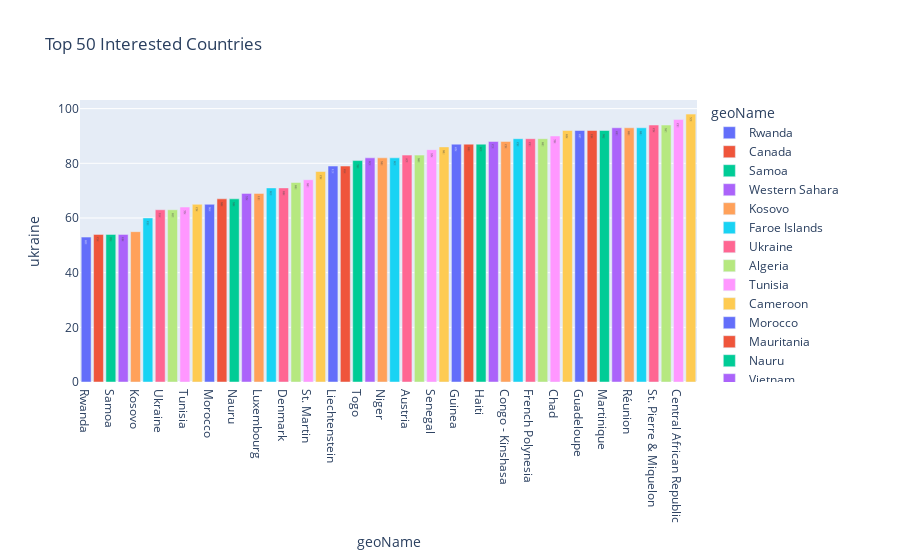

The notebook cell saved with this chart:
### Code cell
fig = px.bar(df.sort_values(['ukraine'])[-50:], 
             color='geoName', 
             x='geoName', 
             y='ukraine', 
             title='Top 50 Interested Countries', 
             text='flag')
fig.show()

### Figure 1 — Plotly figure (JSON) as saved in the notebook; plotly's stock layout.template omitted (floating-point values rounded to 4 significant figures)
{"data": [{"alignmentgroup": "True", "hovertemplate": "geoName=%{x}<br>ukraine=%{y}<br>flag=%{text}<extra></extra>", "legendgroup": "Rwanda", "marker": {"color": "#636efa", "pattern": {"shape": ""}}, "name": "Rwanda", "offsetgroup": "Rwanda", "orientation": "v", "showlegend": true, "text": ["🇷🇼"], "textposition": "auto", "type": "bar", "x": ["Rwanda"], "xaxis": "x", "y": [53], "yaxis": "y"}, {"alignmentgroup": "True", "hovertemplate": "geoName=%{x}<br>ukraine=%{y}<br>flag=%{text}<extra></extra>", "legendgroup": "Canada", "marker": {"color": "#EF553B", "pattern": {"shape": ""}}, "name": "Canada", "offsetgroup": "Canada", "orientation": "v", "showlegend": true, "text": ["🇨🇦"], "textposition": "auto", "type": "bar", "x": ["Canada"], "xaxis": "x", "y": [54], "yaxis": "y"}, {"alignmentgroup": "True", "hovertemplate": "geoName=%{x}<br>ukraine=%{y}<br>flag=%{text}<extra></extra>", "legendgroup": "Samoa", "marker": {"color": "#00cc96", "pattern": {"shape": ""}}, "name": "Samoa", "offsetgroup": "Samoa", "orientation": "v", "showlegend": true, "text": ["🇼🇸"], "textposition": "auto", "type": "bar", "x": ["Samoa"], "xaxis": "x", "y": [54], "yaxis": "y"}, {"alignmentgroup": "True", "hovertemplate": "geoName=%{x}<br>ukraine=%{y}<br>flag=%{text}<extra></extra>", "legendgroup": "Western Sahara", "marker": {"color": "#ab63fa", "pattern": {"shape": ""}}, "name": "Western Sahara", "offsetgroup": "Western Sahara", "orientation": "v", "showlegend": true, "text": ["🇪🇭"], "textposition": "auto", "type": "bar", "x": ["Western Sahara"], "xaxis": "x", "y": [54], "yaxis": "y"}, {"alignmentgroup": "True", "hovertemplate": "geoName=%{x}<br>ukraine=%{y}<br>flag=%{text}<extra></extra>", "legendgroup": "Kosovo", "marker": {"color": "#FFA15A", "pattern": {"shape": ""}}, "name": "Kosovo", "offsetgroup": "Kosovo", "orientation": "v", "showlegend": true, "text": [null], "textposition": "auto", "type": "bar", "x": ["Kosovo"], "xaxis": "x", "y": [55], "yaxis": "y"}, {"alignmentgroup": "True", "hovertemplate": "geoName=%{x}<br>ukraine=%{y}<br>flag=%{text}<extra></extra>", "legendgroup": "Faroe Islands", "marker": {"color": "#19d3f3", "pattern": {"shape": ""}}, "name": "Faroe Islands", "offsetgroup": "Faroe Islands", "orientation": "v", "showlegend": true, "text": ["🇫🇴"], "textposition": "auto", "type": "bar", "x": ["Faroe Islands"], "xaxis": "x", "y": [60], "yaxis": "y"}, {"alignmentgroup": "True", "hovertemplate": "geoName=%{x}<br>ukraine=%{y}<br>flag=%{text}<extra></extra>", "legendgroup": "Ukraine", "marker": {"color": "#FF6692", "pattern": {"shape": ""}}, "name": "Ukraine", "offsetgroup": "Ukraine", "orientation": "v", "showlegend": true, "text": ["🇺🇦"], "textposition": "auto", "type": "bar", "x": ["Ukraine"], "xaxis": "x", "y": [63], "yaxis": "y"}, {"alignmentgroup": "True", "hovertemplate": "geoName=%{x}<br>ukraine=%{y}<br>flag=%{text}<extra></extra>", "legendgroup": "Algeria", "marker": {"color": "#B6E880", "pattern": {"shape": ""}}, "name": "Algeria", "offsetgroup": "Algeria", "orientation": "v", "showlegend": true, "text": ["🇩🇿"], "textposition": "auto", "type": "bar", "x": ["Algeria"], "xaxis": "x", "y": [63], "yaxis": "y"}, {"alignmentgroup": "True", "hovertemplate": "geoName=%{x}<br>ukraine=%{y}<br>flag=%{text}<extra></extra>", "legendgroup": "Tunisia", "marker": {"color": "#FF97FF", "pattern": {"shape": ""}}, "name": "Tunisia", "offsetgroup": "Tunisia", "orientation": "v", "showlegend": true, "text": ["🇹🇳"], "textposition": "auto", "type": "bar", "x": ["Tunisia"], "xaxis": "x", "y": [64], "yaxis": "y"}, {"alignmentgroup": "True", "hovertemplate": "geoName=%{x}<br>ukraine=%{y}<br>flag=%{text}<extra></extra>", "legendgroup": "Cameroon", "marker": {"color": "#FECB52", "pattern": {"shape": ""}}, "name": "Cameroon", "offsetgroup": "Cameroon", "orientation": "v", "showlegend": true, "text": ["🇨🇲"], "textposition": "auto", "type": "bar", "x": ["Cameroon"], "xaxis": "x", "y": [65], "yaxis": "y"}, {"alignmentgroup": "True", "hovertemplate": "geoName=%{x}<br>ukraine=%{y}<br>flag=%{text}<extra></extra>", "legendgroup": "Morocco", "marker": {"color": "#636efa", "pattern": {"shape": ""}}, "name": "Morocco", "offsetgroup": "Morocco", "orientation": "v", "showlegend": true, "text": ["🇲🇦"], "textposition": "auto", "type": "bar", "x": ["Morocco"], "xaxis": "x", "y": [65], "yaxis": "y"}, {"alignmentgroup": "True", "hovertemplate": "geoName=%{x}<br>ukraine=%{y}<br>flag=%{text}<extra></extra>", "legendgroup": "Mauritania", "marker": {"color": "#EF553B", "pattern": {"shape": ""}}, "name": "Mauritania", "offsetgroup": "Mauritania", "orientation": "v", "showlegend": true, "text": ["🇲🇷"], "textposition": "auto", "type": "bar", "x": ["Mauritania"], "xaxis": "x", "y": [67], "yaxis": "y"}, {"alignmentgroup": "True", "hovertemplate": "geoName=%{x}<br>ukraine=%{y}<br>flag=%{text}<extra></extra>", "legendgroup": "Nauru", "marker": {"color": "#00cc96", "pattern": {"shape": ""}}, "name": "Nauru", "offsetgroup": "Nauru", "orientation": "v", "showlegend": true, "text": ["🇳🇷"], "textposition": "auto", "type": "bar", "x": ["Nauru"], "xaxis": "x", "y": [67], "yaxis": "y"}, {"alignmentgroup": "True", "hovertemplate": "geoName=%{x}<br>ukraine=%{y}<br>flag=%{text}<extra></extra>", "legendgroup": "Vietnam", "marker": {"color": "#ab63fa", "pattern": {"shape": ""}}, "name": "Vietnam", "offsetgroup": "Vietnam", "orientation": "v", "showlegend": true, "text": ["🇻🇳"], "textposition": "auto", "type": "bar", "x": ["Vietnam"], "xaxis": "x", "y": [69], "yaxis": "y"}, {"alignmentgroup": "True", "hovertemplate": "geoName=%{x}<br>ukraine=%{y}<br>flag=%{text}<extra></extra>", "legendgroup": "Luxembourg", "marker": {"color": "#FFA15A", "pattern": {"shape": ""}}, "name": "Luxembourg", "offsetgroup": "Luxembourg", "orientation": "v", "showlegend": true, "text": ["🇱🇺"], "textposition": "auto", "type": "bar", "x": ["Luxembourg"], "xaxis": "x", "y": [69], "yaxis": "y"}, {"alignmentgroup": "True", "hovertemplate": "geoName=%{x}<br>ukraine=%{y}<br>flag=%{text}<extra></extra>", "legendgroup": "Djibouti", "marker": {"color": "#19d3f3", "pattern": {"shape": ""}}, "name": "Djibouti", "offsetgroup": "Djibouti", "orientation": "v", "showlegend": true, "text": ["🇩🇯"], "textposition": "auto", "type": "bar", "x": ["Djibouti"], "xaxis": "x", "y": [71], "yaxis": "y"}, {"alignmentgroup": "True", "hovertemplate": "geoName=%{x}<br>ukraine=%{y}<br>flag=%{text}<extra></extra>", "legendgroup": "Denmark", "marker": {"color": "#FF6692", "pattern": {"shape": ""}}, "name": "Denmark", "offsetgroup": "Denmark", "orientation": "v", "showlegend": true, "text": ["🇩🇰"], "textposition": "auto", "type": "bar", "x": ["Denmark"], "xaxis": "x", "y": [71], "yaxis": "y"}, {"alignmentgroup": "True", "hovertemplate": "geoName=%{x}<br>ukraine=%{y}<br>flag=%{text}<extra></extra>", "legendgroup": "Belgium", "marker": {"color": "#B6E880", "pattern": {"shape": ""}}, "name": "Belgium", "offsetgroup": "Belgium", "orientation": "v", "showlegend": true, "text": ["🇧🇪"], "textposition": "auto", "type": "bar", "x": ["Belgium"], "xaxis": "x", "y": [73], "yaxis": "y"}, {"alignmentgroup": "True", "hovertemplate": "geoName=%{x}<br>ukraine=%{y}<br>flag=%{text}<extra></extra>", "legendgroup": "St. Martin", "marker": {"color": "#FF97FF", "pattern": {"shape": ""}}, "name": "St. Martin", "offsetgroup": "St. Martin", "orientation": "v", "showlegend": true, "text": ["🇲🇫"], "textposition": "auto", "type": "bar", "x": ["St. Martin"], "xaxis": "x", "y": [74], "yaxis": "y"}, {"alignmentgroup": "True", "hovertemplate": "geoName=%{x}<br>ukraine=%{y}<br>flag=%{text}<extra></extra>", "legendgroup": "Switzerland", "marker": {"color": "#FECB52", "pattern": {"shape": ""}}, "name": "Switzerland", "offsetgroup": "Switzerland", "orientation": "v", "showlegend": true, "text": ["🇨🇭"], "textposition": "auto", "type": "bar", "x": ["Switzerland"], "xaxis": "x", "y": [77], "yaxis": "y"}, {"alignmentgroup": "True", "hovertemplate": "geoName=%{x}<br>ukraine=%{y}<br>flag=%{text}<extra></extra>", "legendgroup": "Liechtenstein", "marker": {"color": "#636efa", "pattern": {"shape": ""}}, "name": "Liechtenstein", "offsetgroup": "Liechtenstein", "orientation": "v", "showlegend": true, "text": ["🇱🇮"], "textposition": "auto", "type": "bar", "x": ["Liechtenstein"], "xaxis": "x", "y": [79], "yaxis": "y"}, {"alignmentgroup": "True", "hovertemplate": "geoName=%{x}<br>ukraine=%{y}<br>flag=%{text}<extra></extra>", "legendgroup": "Gabon", "marker": {"color": "#EF553B", "pattern": {"shape": ""}}, "name": "Gabon", "offsetgroup": "Gabon", "orientation": "v", "showlegend": true, "text": ["🇬🇦"], "textposition": "auto", "type": "bar", "x": ["Gabon"], "xaxis": "x", "y": [79], "yaxis": "y"}, {"alignmentgroup": "True", "hovertemplate": "geoName=%{x}<br>ukraine=%{y}<br>flag=%{text}<extra></extra>", "legendgroup": "Togo", "marker": {"color": "#00cc96", "pattern": {"shape": ""}}, "name": "Togo", "offsetgroup": "Togo", "orientation": "v", "showlegend": true, "text": ["🇹🇬"], "textposition": "auto", "type": "bar", "x": ["Togo"], "xaxis": "x", "y": [81], "yaxis": "y"}, {"alignmentgroup": "True", "hovertemplate": "geoName=%{x}<br>ukraine=%{y}<br>flag=%{text}<extra></extra>", "legendgroup": "Burundi", "marker": {"color": "#ab63fa", "pattern": {"shape": ""}}, "name": "Burundi", "offsetgroup": "Burundi", "orientation": "v", "showlegend": true, "text": ["🇧🇮"], "textposition": "auto", "type": "bar", "x": ["Burundi"], "xaxis": "x", "y": [82], "yaxis": "y"}, {"alignmentgroup": "True", "hovertemplate": "geoName=%{x}<br>ukraine=%{y}<br>flag=%{text}<extra></extra>", "legendgroup": "Niger", "marker": {"color": "#FFA15A", "pattern": {"shape": ""}}, "name": "Niger", "offsetgroup": "Niger", "orientation": "v", "showlegend": true, "text": ["🇳🇪"], "textposition": "auto", "type": "bar", "x": ["Niger"], "xaxis": "x", "y": [82], "yaxis": "y"}, {"alignmentgroup": "True", "hovertemplate": "geoName=%{x}<br>ukraine=%{y}<br>flag=%{text}<extra></extra>", "legendgroup": "Benin", "marker": {"color": "#19d3f3", "pattern": {"shape": ""}}, "name": "Benin", "offsetgroup": "Benin", "orientation": "v", "showlegend": true, "text": ["🇧🇯"], "textposition": "auto", "type": "bar", "x": ["Benin"], "xaxis": "x", "y": [82], "yaxis": "y"}, {"alignmentgroup": "True", "hovertemplate": "geoName=%{x}<br>ukraine=%{y}<br>flag=%{text}<extra></extra>", "legendgroup": "Austria", "marker": {"color": "#FF6692", "pattern": {"shape": ""}}, "name": "Austria", "offsetgroup": "Austria", "orientation": "v", "showlegend": true, "text": ["🇦🇹"], "textposition": "auto", "type": "bar", "x": ["Austria"], "xaxis": "x", "y": [83], "yaxis": "y"}, {"alignmentgroup": "True", "hovertemplate": "geoName=%{x}<br>ukraine=%{y}<br>flag=%{text}<extra></extra>", "legendgroup": "Madagascar", "marker": {"color": "#B6E880", "pattern": {"shape": ""}}, "name": "Madagascar", "offsetgroup": "Madagascar", "orientation": "v", "showlegend": true, "text": ["🇲🇬"], "textposition": "auto", "type": "bar", "x": ["Madagascar"], "xaxis": "x", "y": [83], "yaxis": "y"}, {"alignmentgroup": "True", "hovertemplate": "geoName=%{x}<br>ukraine=%{y}<br>flag=%{text}<extra></extra>", "legendgroup": "Senegal", "marker": {"color": "#FF97FF", "pattern": {"shape": ""}}, "name": "Senegal", "offsetgroup": "Senegal", "orientation": "v", "showlegend": true, "text": ["🇸🇳"], "textposition": "auto", "type": "bar", "x": ["Senegal"], "xaxis": "x", "y": [85], "yaxis": "y"}, {"alignmentgroup": "True", "hovertemplate": "geoName=%{x}<br>ukraine=%{y}<br>flag=%{text}<extra></extra>", "legendgroup": "Mali", "marker": {"color": "#FECB52", "pattern": {"shape": ""}}, "name": "Mali", "offsetgroup": "Mali", "orientation": "v", "showlegend": true, "text": ["🇲🇱"], "textposition": "auto", "type": "bar", "x": ["Mali"], "xaxis": "x", "y": [86], "yaxis": "y"}, {"alignmentgroup": "True", "hovertemplate": "geoName=%{x}<br>ukraine=%{y}<br>flag=%{text}<extra></extra>", "legendgroup": "Guinea", "marker": {"color": "#636efa", "pattern": {"shape": ""}}, "name": "Guinea", "offsetgroup": "Guinea", "orientation": "v", "showlegend": true, "text": ["🇬🇳"], "textposition": "auto", "type": "bar", "x": ["Guinea"], "xaxis": "x", "y": [87], "yaxis": "y"}, {"alignmentgroup": "True", "hovertemplate": "geoName=%{x}<br>ukraine=%{y}<br>flag=%{text}<extra></extra>", "legendgroup": "Germany", "marker": {"color": "#EF553B", "pattern": {"shape": ""}}, "name": "Germany", "offsetgroup": "Germany", "orientation": "v", "showlegend": true, "text": ["🇩🇪"], "textposition": "auto", "type": "bar", "x": ["Germany"], "xaxis": "x", "y": [87], "yaxis": "y"}, {"alignmentgroup": "True", "hovertemplate": "geoName=%{x}<br>ukraine=%{y}<br>flag=%{text}<extra></extra>", "legendgroup": "Haiti", "marker": {"color": "#00cc96", "pattern": {"shape": ""}}, "name": "Haiti", "offsetgroup": "Haiti", "orientation": "v", "showlegend": true, "text": ["🇭🇹"], "textposition": "auto", "type": "bar", "x": ["Haiti"], "xaxis": "x", "y": [87], "yaxis": "y"}, {"alignmentgroup": "True", "hovertemplate": "geoName=%{x}<br>ukraine=%{y}<br>flag=%{text}<extra></extra>", "legendgroup": "Côte d’Ivoire", "marker": {"color": "#ab63fa", "pattern": {"shape": ""}}, "name": "Côte d’Ivoire", "offsetgroup": "Côte d’Ivoire", "orientation": "v", "showlegend": true, "text": ["🇨🇮"], "textposition": "auto", "type": "bar", "x": ["Côte d’Ivoire"], "xaxis": "x", "y": [88], "yaxis": "y"}, {"alignmentgroup": "True", "hovertemplate": "geoName=%{x}<br>ukraine=%{y}<br>flag=%{text}<extra></extra>", "legendgroup": "Congo - Kinshasa", "marker": {"color": "#FFA15A", "pattern": {"shape": ""}}, "name": "Congo - Kinshasa", "offsetgroup": "Congo - Kinshasa", "orientation": "v", "showlegend": true, "text": ["🇨🇩"], "textposition": "auto", "type": "bar", "x": ["Congo - Kinshasa"], "xaxis": "x", "y": [88], "yaxis": "y"}, {"alignmentgroup": "True", "hovertemplate": "geoName=%{x}<br>ukraine=%{y}<br>flag=%{text}<extra></extra>", "legendgroup": "Congo - Brazzaville", "marker": {"color": "#19d3f3", "pattern": {"shape": ""}}, "name": "Congo - Brazzaville", "offsetgroup": "Congo - Brazzaville", "orientation": "v", "showlegend": true, "text": ["🇨🇬"], "textposition": "auto", "type": "bar", "x": ["Congo - Brazzaville"], "xaxis": "x", "y": [89], "yaxis": "y"}, {"alignmentgroup": "True", "hovertemplate": "geoName=%{x}<br>ukraine=%{y}<br>flag=%{text}<extra></extra>", "legendgroup": "French Polynesia", "marker": {"color": "#FF6692", "pattern": {"shape": ""}}, "name": "French Polynesia", "offsetgroup": "French Polynesia", "orientation": "v", "showlegend": true, "text": ["🇵🇫"], "textposition": "auto", "type": "bar", "x": ["French Polynesia"], "xaxis": "x", "y": [89], "yaxis": "y"}, {"alignmentgroup": "True", "hovertemplate": "geoName=%{x}<br>ukraine=%{y}<br>flag=%{text}<extra></extra>", "legendgroup": "Burkina Faso", "marker": {"color": "#B6E880", "pattern": {"shape": ""}}, "name": "Burkina Faso", "offsetgroup": "Burkina Faso", "orientation": "v", "showlegend": true, "text": ["🇧🇫"], "textposition": "auto", "type": "bar", "x": ["Burkina Faso"], "xaxis": "x", "y": [89], "yaxis": "y"}, {"alignmentgroup": "True", "hovertemplate": "geoName=%{x}<br>ukraine=%{y}<br>flag=%{text}<extra></extra>", "legendgroup": "Chad", "marker": {"color": "#FF97FF", "pattern": {"shape": ""}}, "name": "Chad", "offsetgroup": "Chad", "orientation": "v", "showlegend": true, "text": ["🇹🇩"], "textposition": "auto", "type": "bar", "x": ["Chad"], "xaxis": "x", "y": [90], "yaxis": "y"}, {"alignmentgroup": "True", "hovertemplate": "geoName=%{x}<br>ukraine=%{y}<br>flag=%{text}<extra></extra>", "legendgroup": "Comoros", "marker": {"color": "#FECB52", "pattern": {"shape": ""}}, "name": "Comoros", "offsetgroup": "Comoros", "orientation": "v", "showlegend": true, "text": ["🇰🇲"], "textposition": "auto", "type": "bar", "x": ["Comoros"], "xaxis": "x", "y": [92], "yaxis": "y"}, {"alignmentgroup": "True", "hovertemplate": "geoName=%{x}<br>ukraine=%{y}<br>flag=%{text}<extra></extra>", "legendgroup": "Guadeloupe", "marker": {"color": "#636efa", "pattern": {"shape": ""}}, "name": "Guadeloupe", "offsetgroup": "Guadeloupe", "orientation": "v", "showlegend": true, "text": ["🇬🇵"], "textposition": "auto", "type": "bar", "x": ["Guadeloupe"], "xaxis": "x", "y": [92], "yaxis": "y"}, {"alignmentgroup": "True", "hovertemplate": "geoName=%{x}<br>ukraine=%{y}<br>flag=%{text}<extra></extra>", "legendgroup": "France", "marker": {"color": "#EF553B", "pattern": {"shape": ""}}, "name": "France", "offsetgroup": "France", "orientation": "v", "showlegend": true, "text": ["🇫🇷"], "textposition": "auto", "type": "bar", "x": ["France"], "xaxis": "x", "y": [92], "yaxis": "y"}, {"alignmentgroup": "True", "hovertemplate": "geoName=%{x}<br>ukraine=%{y}<br>flag=%{text}<extra></extra>", "legendgroup": "Martinique", "marker": {"color": "#00cc96", "pattern": {"shape": ""}}, "name": "Martinique", "offsetgroup": "Martinique", "orientation": "v", "showlegend": true, "text": ["🇲🇶"], "textposition": "auto", "type": "bar", "x": ["Martinique"], "xaxis": "x", "y": [92], "yaxis": "y"}, {"alignmentgroup": "True", "hovertemplate": "geoName=%{x}<br>ukraine=%{y}<br>flag=%{text}<extra></extra>", "legendgroup": "French Guiana", "marker": {"color": "#ab63fa", "pattern": {"shape": ""}}, "name": "French Guiana", "offsetgroup": "French Guiana", "orientation": "v", "showlegend": true, "text": ["🇬🇫"], "textposition": "auto", "type": "bar", "x": ["French Guiana"], "xaxis": "x", "y": [93], "yaxis": "y"}, {"alignmentgroup": "True", "hovertemplate": "geoName=%{x}<br>ukraine=%{y}<br>flag=%{text}<extra></extra>", "legendgroup": "Réunion", "marker": {"color": "#FFA15A", "pattern": {"shape": ""}}, "name": "Réunion", "offsetgroup": "Réunion", "orientation": "v", "showlegend": true, "text": ["🇷🇪"], "textposition": "auto", "type": "bar", "x": ["Réunion"], "xaxis": "x", "y": [93], "yaxis": "y"}, {"alignmentgroup": "True", "hovertemplate": "geoName=%{x}<br>ukraine=%{y}<br>flag=%{text}<extra></extra>", "legendgroup": "St. Barthélemy", "marker": {"color": "#19d3f3", "pattern": {"shape": ""}}, "name": "St. Barthélemy", "offsetgroup": "St. Barthélemy", "orientation": "v", "showlegend": true, "text": ["🇧🇱"], "textposition": "auto", "type": "bar", "x": ["St. Barthélemy"], "xaxis": "x", "y": [93], "yaxis": "y"}, {"alignmentgroup": "True", "hovertemplate": "geoName=%{x}<br>ukraine=%{y}<br>flag=%{text}<extra></extra>", "legendgroup": "St. Pierre & Miquelon", "marker": {"color": "#FF6692", "pattern": {"shape": ""}}, "name": "St. Pierre & Miquelon", "offsetgroup": "St. Pierre & Miquelon", "orientation": "v", "showlegend": true, "text": ["🇵🇲"], "textposition": "auto", "type": "bar", "x": ["St. Pierre & Miquelon"], "xaxis": "x", "y": [94], "yaxis": "y"}, {"alignmentgroup": "True", "hovertemplate": "geoName=%{x}<br>ukraine=%{y}<br>flag=%{text}<extra></extra>", "legendgroup": "New Caledonia", "marker": {"color": "#B6E880", "pattern": {"shape": ""}}, "name": "New Caledonia", "offsetgroup": "New Caledonia", "orientation": "v", "showlegend": true, "text": ["🇳🇨"], "textposition": "auto", "type": "bar", "x": ["New Caledonia"], "xaxis": "x", "y": [94], "yaxis": "y"}, {"alignmentgroup": "True", "hovertemplate": "geoName=%{x}<br>ukraine=%{y}<br>flag=%{text}<extra></extra>", "legendgroup": "Central African Republic", "marker": {"color": "#FF97FF", "pattern": {"shape": ""}}, "name": "Central African Republic", "offsetgroup": "Central African Republic", "orientation": "v", "showlegend": true, "text": ["🇨🇫"], "textposition": "auto", "type": "bar", "x": ["Central African Republic"], "xaxis": "x", "y": [96], "yaxis": "y"}, {"alignmentgroup": "True", "hovertemplate": "geoName=%{x}<br>ukraine=%{y}<br>flag=%{text}<extra></extra>", "legendgroup": "Mayotte", "marker": {"color": "#FECB52", "pattern": {"shape": ""}}, "name": "Mayotte", "offsetgroup": "Mayotte", "orientation": "v", "showlegend": true, "text": ["🇾🇹"], "textposition": "auto", "type": "bar", "x": ["Mayotte"], "xaxis": "x", "y": [98], "yaxis": "y"}], "layout": {"barmode": "relative", "legend": {"title": {"text": "geoName"}, "tracegroupgap": 0}, "title": {"text": "Top 50 Interested Countries"}, "xaxis": {"anchor": "y", "categoryarray": ["Rwanda", "Canada", "Samoa", "Western Sahara", "Kosovo", "Faroe Islands", "Ukraine", "Algeria", "Tunisia", "Cameroon", "Morocco", "Mauritania", "Nauru", "Vietnam", "Luxembourg", "Djibouti", "Denmark", "Belgium", "St. Martin", "Switzerland", "Liechtenstein", "Gabon", "Togo", "Burundi", "Niger", "Benin", "Austria", "Madagascar", "Senegal", "Mali", "Guinea", "Germany", "Haiti", "Côte d’Ivoire", "Congo - Kinshasa", "Congo - Brazzaville", "French Polynesia", "Burkina Faso", "Chad", "Comoros", "Guadeloupe", "France", "Martinique", "French Guiana", "Réunion", "St. Barthélemy", "St. Pierre & Miquelon", "New Caledonia", "Central African Republic", "Mayotte"], "categoryorder": "array", "domain": [0, 1], "title": {"text": "geoName"}}, "yaxis": {"anchor": "x", "domain": [0, 1], "title": {"text": "ukraine"}}}}
